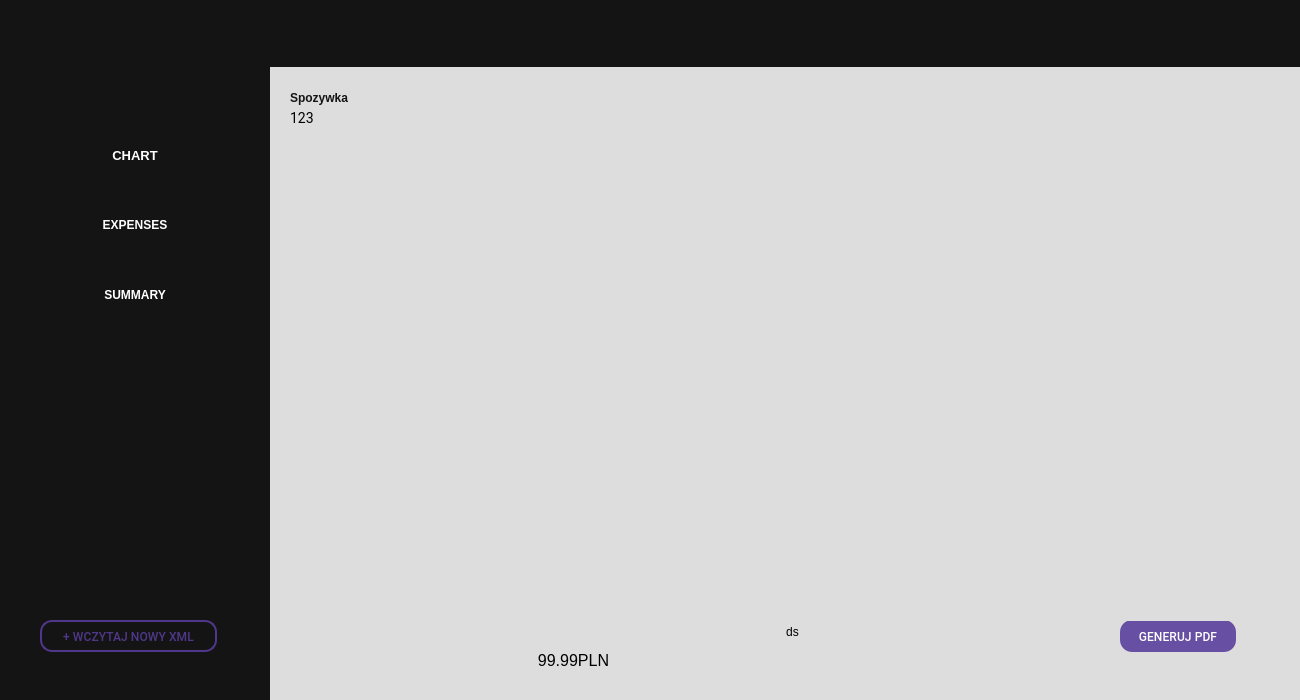
<?xml version="1.0" encoding="UTF-8"?>
<ui version="4.0">
 <class>MainWindow</class>
 <widget class="QMainWindow" name="MainWindow">
  <property name="geometry">
   <rect>
    <x>0</x>
    <y>0</y>
    <width>1300</width>
    <height>700</height>
   </rect>
  </property>
  <property name="windowTitle">
   <string>MainWindow</string>
  </property>
  <widget class="QWidget" name="centralwidget">
   <property name="styleSheet">
    <string notr="true">background:#FFF;</string>
   </property>
   <widget class="QStackedWidget" name="stackedWidget">
    <property name="geometry">
     <rect>
      <x>0</x>
      <y>0</y>
      <width>1300</width>
      <height>700</height>
     </rect>
    </property>
    <property name="styleSheet">
     <string notr="true">background: #DDDDDD</string>
    </property>
    <property name="currentIndex">
     <number>0</number>
    </property>
    <widget class="QWidget" name="pageExpenses">
     <widget class="QWidget" name="sidebar_2" native="true">
      <property name="geometry">
       <rect>
        <x>0</x>
        <y>0</y>
        <width>270</width>
        <height>700</height>
       </rect>
      </property>
      <property name="styleSheet">
       <string notr="true">background: #141414;</string>
      </property>
      <widget class="QPushButton" name="loadXmlButton_2">
       <property name="geometry">
        <rect>
         <x>0</x>
         <y>130</y>
         <width>270</width>
         <height>50</height>
        </rect>
       </property>
       <property name="font">
        <font>
         <pointsize>10</pointsize>
         <italic>false</italic>
         <bold>false</bold>
        </font>
       </property>
       <property name="cursor">
        <cursorShape>PointingHandCursor</cursorShape>
       </property>
       <property name="styleSheet">
        <string notr="true">QPushButton {
    background-color: transparent;
    border: none;
    color: black;
color: #FFF;

/* M3/label/large */
font-family: var(--Static-Label-Large-Font, Roboto);
font-size: var(--Static-Label-Large-Size, 10px);
font-style: normal;
font-weight: 500;
line-height: var(--Static-Label-Large-Line-Height, 20px); /* 142.857% */
letter-spacing: var(--Static-Label-Large-Tracking, 0.1px);
}

QPushButton:hover {
    background: #252525;
border-left: 4px solid #6750A4; 
}
</string>
       </property>
       <property name="text">
        <string>CHART</string>
       </property>
       <property name="iconSize">
        <size>
         <width>90</width>
         <height>90</height>
        </size>
       </property>
      </widget>
      <widget class="QPushButton" name="loadXmlButton_3">
       <property name="geometry">
        <rect>
         <x>0</x>
         <y>200</y>
         <width>270</width>
         <height>50</height>
        </rect>
       </property>
       <property name="font">
        <font>
         <italic>false</italic>
         <bold>false</bold>
        </font>
       </property>
       <property name="cursor">
        <cursorShape>PointingHandCursor</cursorShape>
       </property>
       <property name="styleSheet">
        <string notr="true">QPushButton {
    background-color: transparent;
    border: none;
    color: black;
color: #FFF;

/* M3/label/large */
font-family: var(--Static-Label-Large-Font, Roboto);
font-size: var(--Static-Label-Large-Size, 10px);
font-style: normal;
font-weight: 500;
line-height: var(--Static-Label-Large-Line-Height, 20px); /* 142.857% */
letter-spacing: var(--Static-Label-Large-Tracking, 0.1px);
}

QPushButton:hover {
    background: #252525;
border-left: 4px solid #6750A4; 
}
</string>
       </property>
       <property name="text">
        <string>EXPENSES</string>
       </property>
       <property name="iconSize">
        <size>
         <width>90</width>
         <height>90</height>
        </size>
       </property>
      </widget>
      <widget class="QPushButton" name="loadXmlButton_4">
       <property name="geometry">
        <rect>
         <x>0</x>
         <y>270</y>
         <width>270</width>
         <height>50</height>
        </rect>
       </property>
       <property name="font">
        <font>
         <italic>false</italic>
         <bold>false</bold>
        </font>
       </property>
       <property name="cursor">
        <cursorShape>PointingHandCursor</cursorShape>
       </property>
       <property name="styleSheet">
        <string notr="true">QPushButton {
    background-color: transparent;
    border: none;
    color: black;
color: #FFF;

/* M3/label/large */
font-family: var(--Static-Label-Large-Font, Roboto);
font-size: var(--Static-Label-Large-Size, 10px);
font-style: normal;
font-weight: 500;
line-height: var(--Static-Label-Large-Line-Height, 20px); /* 142.857% */
letter-spacing: var(--Static-Label-Large-Tracking, 0.1px);
}

QPushButton:hover {
    background: #252525;
border-left: 4px solid #6750A4; 
}
</string>
       </property>
       <property name="text">
        <string>SUMMARY</string>
       </property>
       <property name="iconSize">
        <size>
         <width>90</width>
         <height>90</height>
        </size>
       </property>
      </widget>
      <widget class="QPushButton" name="loadXmlButton_5">
       <property name="geometry">
        <rect>
         <x>40</x>
         <y>620</y>
         <width>177</width>
         <height>32</height>
        </rect>
       </property>
       <property name="font">
        <font>
         <family>Roboto</family>
         <pointsize>-1</pointsize>
         <italic>false</italic>
         <bold>false</bold>
        </font>
       </property>
       <property name="cursor">
        <cursorShape>PointingHandCursor</cursorShape>
       </property>
       <property name="styleSheet">
        <string notr="true">QPushButton {
    border-radius: 12px;
    border: 2px solid #4F378B;
    background: transparent;
    padding: 1px 12px;
    color: #4F378B;
    font-family: Roboto;
    font-size: 12px;
    font-weight: 500;
    letter-spacing: 0.1px;
}

QPushButton:hover {
    background-color: #2A1F3D;
    color: #CBB6FF;
}

QPushButton:pressed {
    background-color: #3A2B57;
    border: 3px solid #4F378B;
    padding-top: 2px;
    padding-bottom: 0px;
}
</string>
       </property>
       <property name="text">
        <string>+ WCZYTAJ NOWY XML</string>
       </property>
       <property name="iconSize">
        <size>
         <width>90</width>
         <height>90</height>
        </size>
       </property>
      </widget>
     </widget>
     <widget class="QWidget" name="pageTopbar" native="true">
      <property name="geometry">
       <rect>
        <x>0</x>
        <y>0</y>
        <width>1300</width>
        <height>67</height>
       </rect>
      </property>
      <property name="styleSheet">
       <string notr="true">background: #141414;
box-shadow: 0px 7px 11px 0px rgba(0, 0, 0, 0.25);</string>
      </property>
     </widget>
     <widget class="QLabel" name="label_4">
      <property name="geometry">
       <rect>
        <x>290</x>
        <y>90</y>
        <width>91</width>
        <height>16</height>
       </rect>
      </property>
      <property name="styleSheet">
       <string notr="true">color: #141414;
text-align: center;
font-family: var(--Static-Label-Large-Font, Roboto);
font-size: var(--Static-Label-Large-Size, 14px);
font-style: normal;
font-weight: 700;
line-height: var(--Static-Label-Large-Line-Height, 20px); /* 142.857% */
letter-spacing: var(--Static-Label-Large-Tracking, 0.1px);</string>
      </property>
      <property name="text">
       <string>Spozywka</string>
      </property>
     </widget>
     <widget class="QLabel" name="label_5">
      <property name="geometry">
       <rect>
        <x>290</x>
        <y>110</y>
        <width>91</width>
        <height>16</height>
       </rect>
      </property>
      <property name="styleSheet">
       <string notr="true">color: #000;
font-family: Roboto;
font-size: 14px;
font-style: normal;
font-weight: 400;
line-height: 20px; /* 142.857% */
letter-spacing: 0.1px;</string>
      </property>
      <property name="text">
       <string>123</string>
      </property>
     </widget>
     <widget class="QPushButton" name="loadXmlButton_6">
      <property name="geometry">
       <rect>
        <x>1120</x>
        <y>620</y>
        <width>116</width>
        <height>32</height>
       </rect>
      </property>
      <property name="font">
       <font>
        <family>Roboto</family>
        <pointsize>-1</pointsize>
        <italic>false</italic>
        <bold>false</bold>
       </font>
      </property>
      <property name="cursor">
       <cursorShape>PointingHandCursor</cursorShape>
      </property>
      <property name="styleSheet">
       <string notr="true">QPushButton {
    border-radius: 12px;
    background: #6750A4;
    padding: 6px 12px;
    color: #FFF;
    font-family: Roboto;
    font-size: 12px;
    font-weight: 500;
    letter-spacing: 0.1px;
    border: none;
}

QPushButton:hover {
    background-color: #7C5BC7; 
}

QPushButton:pressed {
    background-color: #5E459A; 
    padding-top: 7px;
    padding-bottom: 5px;
}
</string>
      </property>
      <property name="text">
       <string>GENERUJ PDF</string>
      </property>
      <property name="iconSize">
       <size>
        <width>90</width>
        <height>90</height>
       </size>
      </property>
     </widget>
     <widget class="QLabel" name="priceLabel">
      <property name="geometry">
       <rect>
        <x>530</x>
        <y>650</y>
        <width>87</width>
        <height>21</height>
       </rect>
      </property>
      <property name="font">
       <font>
        <pointsize>12</pointsize>
       </font>
      </property>
      <property name="cursor">
       <cursorShape>PointingHandCursor</cursorShape>
      </property>
      <property name="styleSheet">
       <string notr="true">color: black;</string>
      </property>
      <property name="text">
       <string>99.99PLN</string>
      </property>
      <property name="alignment">
       <set>Qt::AlignCenter</set>
      </property>
     </widget>
     <widget class="QLabel" name="priceLabelDescription">
      <property name="geometry">
       <rect>
        <x>560</x>
        <y>610</y>
        <width>465</width>
        <height>43</height>
       </rect>
      </property>
      <property name="text">
       <string>ds</string>
      </property>
      <property name="alignment">
       <set>Qt::AlignCenter</set>
      </property>
     </widget>
     <widget class="QWidget" name="gridLayoutWidget">
      <property name="geometry">
       <rect>
        <x>300</x>
        <y>530</y>
        <width>941</width>
        <height>91</height>
       </rect>
      </property>
      <layout class="QGridLayout" name="gridLayout"/>
     </widget>
     <widget class="QWidget" name="groceriesLabelsContainer" native="true">
      <property name="geometry">
       <rect>
        <x>290</x>
        <y>130</y>
        <width>981</width>
        <height>161</height>
       </rect>
      </property>
     </widget>
    </widget>
    <widget class="QWidget" name="pageLoadXmlFile">
     <widget class="QWidget" name="sidebar" native="true">
      <property name="geometry">
       <rect>
        <x>0</x>
        <y>0</y>
        <width>270</width>
        <height>700</height>
       </rect>
      </property>
      <property name="styleSheet">
       <string notr="true">background: #141414;</string>
      </property>
     </widget>
     <widget class="QWidget" name="pageTopbar_2" native="true">
      <property name="geometry">
       <rect>
        <x>0</x>
        <y>0</y>
        <width>1300</width>
        <height>67</height>
       </rect>
      </property>
      <property name="styleSheet">
       <string notr="true">background: #141414;
box-shadow: 0px 7px 11px 0px rgba(0, 0, 0, 0.25);</string>
      </property>
     </widget>
     <widget class="QPushButton" name="loadXmlButton">
      <property name="geometry">
       <rect>
        <x>580</x>
        <y>260</y>
        <width>296</width>
        <height>186</height>
       </rect>
      </property>
      <property name="cursor">
       <cursorShape>PointingHandCursor</cursorShape>
      </property>
      <property name="styleSheet">
       <string notr="true">border-radius: 15px;
background: rgba(187, 134, 252, 0.15);
padding-bottom: 50px;</string>
      </property>
      <property name="icon">
       <iconset>
        <normaloff>icons/icon_upload-removebg-preview.png</normaloff>icons/icon_upload-removebg-preview.png</iconset>
      </property>
      <property name="iconSize">
       <size>
        <width>90</width>
        <height>90</height>
       </size>
      </property>
     </widget>
     <widget class="QLabel" name="loadXmlButtonLabel">
      <property name="geometry">
       <rect>
        <x>670</x>
        <y>390</y>
        <width>116</width>
        <height>32</height>
       </rect>
      </property>
      <property name="cursor">
       <cursorShape>PointingHandCursor</cursorShape>
      </property>
      <property name="styleSheet">
       <string notr="true">
border-radius: 12px;
background: #6750A4;
display: flex;
padding: 6px 12px;
justify-content: center;
align-items: center;
gap: 4px;



color: #FFF;

/* M3/label/large */
font-family: var(--Static-Label-Large-Font, Roboto);
font-size: var(--Static-Label-Large-Size, 14px);
font-style: normal;
font-weight: 500;
line-height: var(--Static-Label-Large-Line-Height, 20px); /* 142.857% */
letter-spacing: var(--Static-Label-Large-Tracking, 0.1px);
</string>
      </property>
      <property name="text">
       <string>GENERUJ PDF</string>
      </property>
     </widget>
    </widget>
   </widget>
  </widget>
 </widget>
 <resources/>
 <connections/>
</ui>
